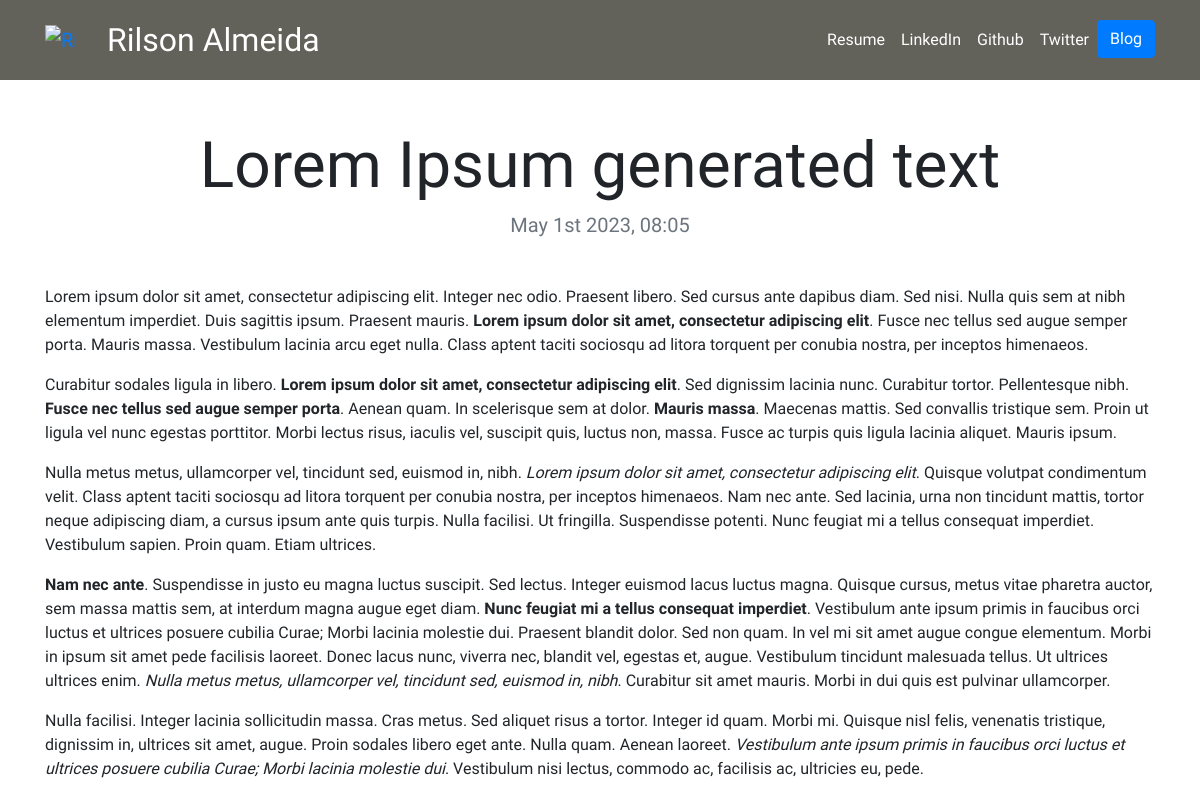
/blogs/2/, run on the app's committed database.
### blog/models.py (models this page shows)
class TimestampableMixin(models.Model):
    created_at = models.DateTimeField(auto_now_add=True, null=True)
    updated_at = models.DateTimeField(auto_now=True, null=True)
    class Meta:
        abstract = True

class Blog(TimestampableMixin):
    title = models.CharField(max_length=150)
    description = models.TextField()
    author = models.CharField(max_length=120)
    post_date = models.DateTimeField(default=datetime.now())

### blog/views.py (the view)
# urls.py: path('<int:blog_id>/', views.detail_blog, name='detail_blog'),
def detail_blog(request, blog_id):
    detail_blog = get_object_or_404(Blog, pk=blog_id)
    return render(request, 'blog/detail.html', {
        'creator': 'Rilson Almeida',
        'blog': detail_blog,
        })

### blog/templates/blog/detail.html (shortened to what this page needs)
{% extends "portfolio/base.html" %}
{% load static %}
{% block content %}
<h1 class="text-center mt-5" id="blogdetailtitle">{{ blog.title }}</h1>
<h5 class="text-center text-muted mb-5">{{ blog.post_date|date:'F jS Y, H:m' }}</h5>
{{ blog.description|safe }}
{% endblock %}

### portfolio/static/portfolio/custom.css (style rules this page uses)
body { font-family: 'Kalam', cursive; }
@media (min-width: 992px) { #blogdetailtitle { font-size: 4rem; } }

### data on the page
Blog: title "Lorem Ipsum generated text", post_date "May 1st 2023, 08:05", description "Lorem ipsum dolor sit amet, consectetur adipiscing elit. Integer nec odio. Praesent libero. Sed cursus ante dapibus diam. Sed nisi. Nulla quis sem at nibh elementum imperdiet. Duis sagittis ipsum. Praesent mauris. Lorem ipsum dolor sit amet, consectetur adipiscing elit . Fusce nec tellus sed augue semper porta. Mauris massa. Vestibulum lacinia arcu eget nulla. Class aptent taciti sociosqu ad litora torquent per conubia nostra, per inceptos himenaeos. Curabitur sodales ligula in libero. Lorem ipsum dolor sit amet, consectetur adipiscing elit . Sed dignissim lacinia nunc. Curabitur tortor. Pellentesque nibh. Fusce nec tellus sed augue semper porta . Aenean quam. In scelerisque sem at dolor.…"
